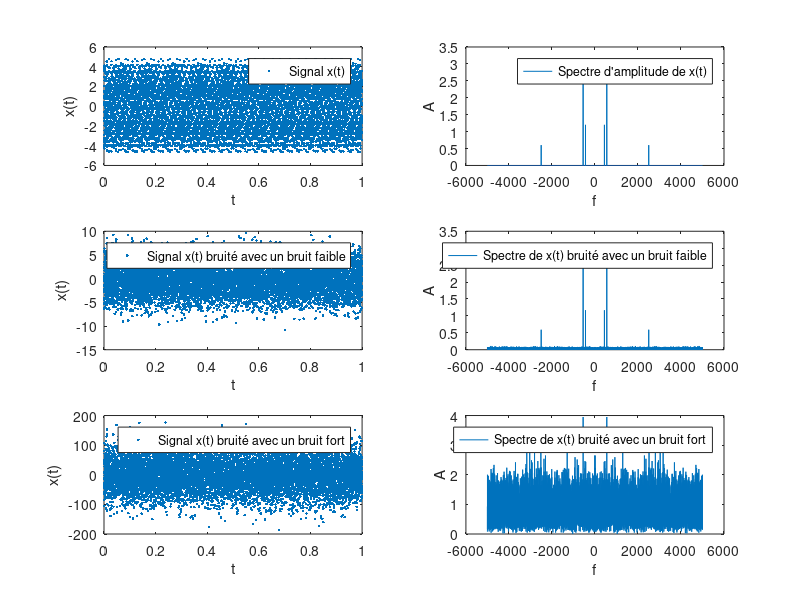

Reproduce this figure in MATLAB.
clear all
close all
clc

%realiser par Nilam 


%declaration des variables 
    fe = 1e4;
    te = 1/fe;
    N  = 10000;
    t  = (0:N-1)*te; 
    x  = 1.2*cos(2*pi*440*t+1.2)+3*cos(2*pi*550*t)+0.6*cos(2*pi*2500*t);
    f = (0:N-1)*(fe/N);
    y = fft(x);

%representation du spectre du signal x Transformé de Fourier
    plot (f, abs(y))%on peut remarqué lors de la reperesentation que le spectre est centré en  fe/2
    legend("y=fft(x)");
    xlabel("f");
    ylabel("A");
    %on crée la variable fshift qui permet de centré les valeurs fréquence de centré à la fréquence zéro. 
    fshift = (-N/2:N/2-1)*(fe/N);
   % le fftshift permet de faire la transformé de fourier et de  centré à la fréquence zéro. 
    z = fftshift(x);
   %on represente le spectre d'amplitude  centré à la fréquence  zéro.
    plot(fshift,fftshift(2*abs(y)/N));
    legend("Spectre d'Amplitude centré en 0");
    xlabel("f");
    ylabel("A");
    
% On ajoute un bruit blanc gaussien au signal x
    bruit = 2*randn(size(x));%creation du bruit blanc gaussien de faible intensité
    xbruit = x+bruit;%on l ajoute au signal x
    ybruit = fft(xbruit);%transformé de fourier du signal bruité 
    %on represente le spectre d'amplitude du signal bruité avec un bruit blanc gaussien de faible intensité
    plot(fshift,fftshift(2*abs(ybruit)/N))
    xlabel("f");
    ylabel("A");
    
% On ajoute un bruit avec une amplitude de 2 au signal originel 

    superbruit = 50*randn(size(x));%creation du bruit blanc gaussien de haute intensité
    xsuperbruit = x+superbruit;%on l ajoute au signal x
    ysuperbruit = fft(xsuperbruit);%transformé de fourier du signal bruité 
     %on represente le spectre d'amplitude du signal bruité avec un bruit blanc gaussien de forte intensité
    plot(fshift,fftshift(2*abs(ysuperbruit)/N))
%Representation des Signaux avec leur spectre
hold on

subplot(3,2,1) 
    plot(t,x,'.')
    legend("Signal x(t)")
    xlabel("t");
    ylabel("x(t)");
subplot(3,2,2) 
    plot(fshift,fftshift(2*abs(y)/N))
    legend("Spectre d'amplitude de x(t)")
    xlabel("f");
    ylabel("A");
subplot(3,2,3) 
    plot(t,xbruit,'.')
    legend("Signal x(t) bruité avec un bruit faible")
    xlabel("t");
    ylabel("x(t)");
subplot(3,2,4) 
    plot(fshift,fftshift(2*abs(ybruit)/N))
    legend("Spectre de x(t) bruité avec un bruit faible")
    xlabel("f");
    ylabel("A");
subplot(3,2,5) 
    plot(t,xsuperbruit,'.')
    legend("Signal x(t) bruité avec un bruit fort")
    xlabel("t");
    ylabel("x(t)");
subplot(3,2,6) 
     plot(fshift,fftshift(2*abs(ysuperbruit)/N))
      legend("Spectre de x(t) bruité avec un bruit fort")
      xlabel("f");
      ylabel("A");

      
  sound(x,fe)
  sound(xbruit,fe)
%  sound(xsuperbruit,fe)






